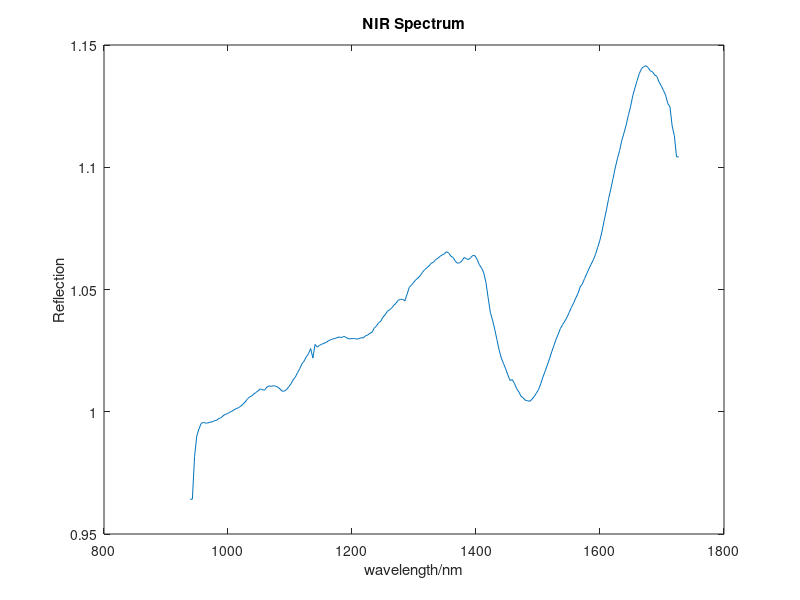

MATLAB code for this plot:
clear;
clc;
load('Example_Data_CaCO3_Kaolin');
x=dataKaolin;
wave=939:(1727-939)/223:1727; 
figure(1)
plot(wave, x(36,1:224));
title('NIR Spectrum');
xlabel('wavelength/nm');
ylabel('Reflection');
